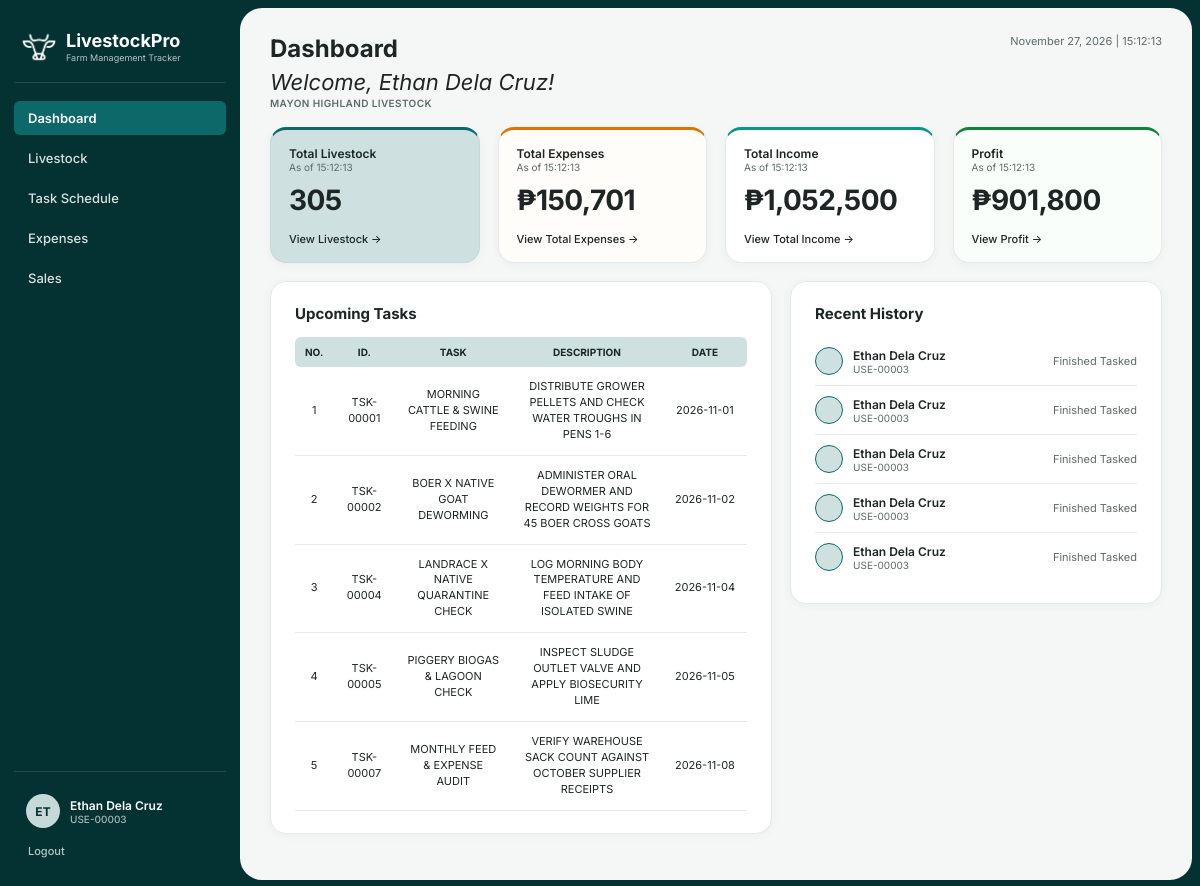
The app's page /owner_dashboard.php (signed in), older data.
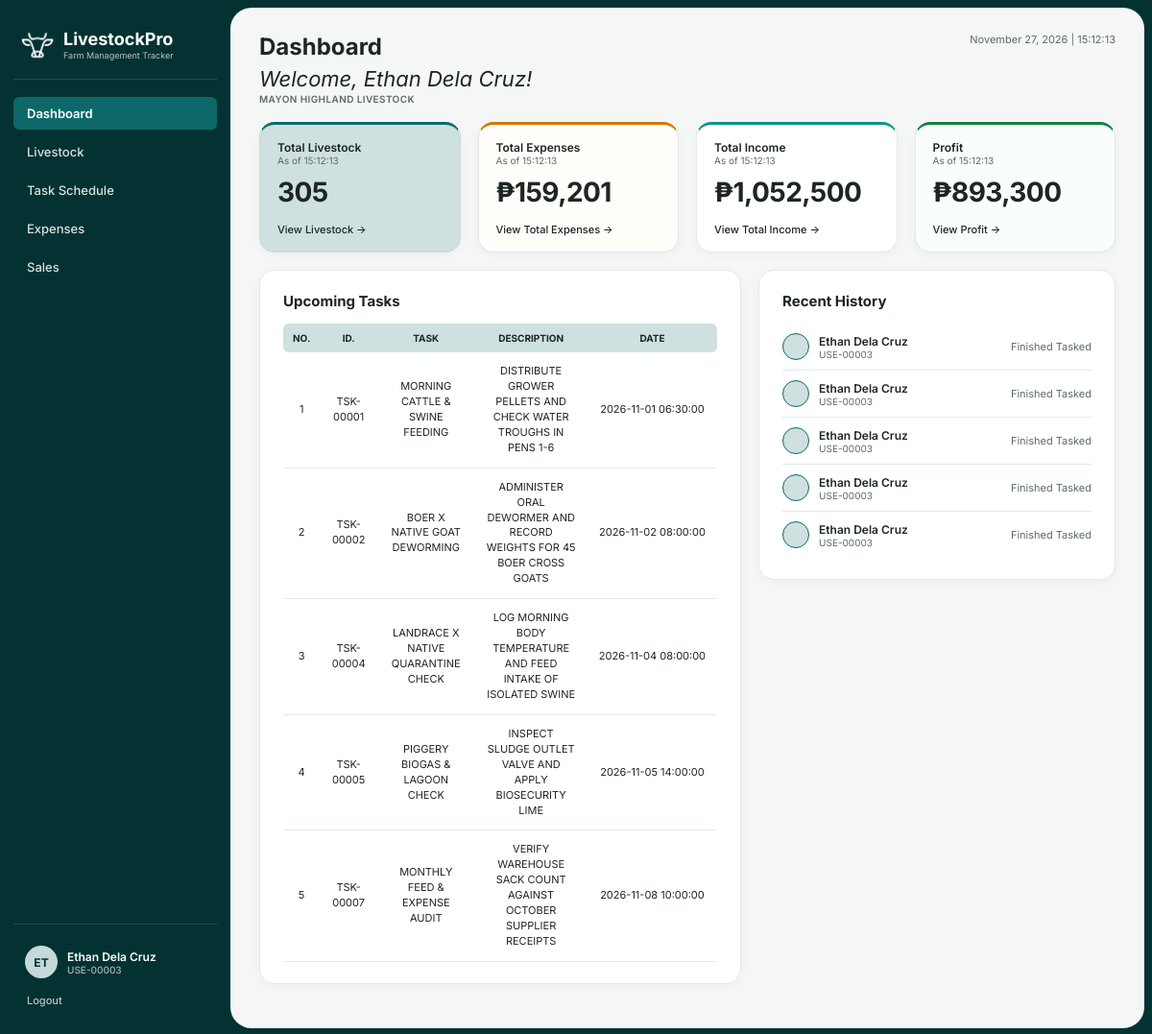
The same page, newer data.
### tables this page shows
CREATE TABLE `task_schedule` (
  `task_id` varchar(45) NOT NULL,
  `user_id` varchar(45) NOT NULL,
  `task_name` varchar(100) NOT NULL,
  `task_description` text,
  `schedule_date` datetime NOT NULL,
  `task_status` varchar(50) NOT NULL
);

### owner_dashboard.php (the view, shortened to what the changed rows need)
<?php
require_once 'includes/db_connect.php';
$full_name    = trim(($_SESSION['first_name'] ?? 'Juan') . ' ' . ($_SESSION['last_name'] ?? 'Dela Cruz'));
$user_id      = $_SESSION['user_id'];
$business_raw = trim((string)($_SESSION['business_name'] ?? ''));
$exp_stmt = $pdo->prepare("
    SELECT COALESCE(SUM(e.amount), 0)
    FROM `expenses` e
    JOIN `user` u ON e.user_id COLLATE utf8mb4_unicode_ci = u.user_id COLLATE utf8mb4_unicode_ci
    WHERE LOWER(TRIM(u.business_name)) = LOWER(TRIM(:bname))
");
$exp_stmt->execute(['bname' => $business_raw]);
$total_expenses = (float)$exp_stmt->fetchColumn();
$inc_stmt = $pdo->prepare("
    SELECT COALESCE(SUM(s.amount), 0)
    FROM `sales` s
    JOIN `livestock` l ON s.livestock_id COLLATE utf8mb4_unicode_ci = l.livestock_id COLLATE utf8mb4_unicode_ci
    JOIN `user` u ON l.user_id COLLATE utf8mb4_unicode_ci = u.user_id COLLATE utf8mb4_unicode_ci
    WHERE LOWER(TRIM(u.business_name)) = LOWER(TRIM(:bname))
");
$inc_stmt->execute(['bname' => $business_raw]);
$total_income = (float)$inc_stmt->fetchColumn();
$profit = $total_income - $total_expenses;
$tsk_stmt = $pdo->prepare("
    SELECT ts.task_id, ts.task_name, ts.task_description, ts.schedule_date
    FROM `task_schedule` ts
    JOIN `user` u ON ts.user_id COLLATE utf8mb4_unicode_ci = u.user_id COLLATE utf8mb4_unicode_ci
    WHERE LOWER(TRIM(u.business_name)) = LOWER(TRIM(:bname))
    ORDER BY ts.schedule_date ASC
    LIMIT 5
");
$tsk_stmt->execute(['bname' => $business_raw]);
$tasks = $tsk_stmt->fetchAll();
?>
<!DOCTYPE html>
<html lang="en">
<head>
  <link rel="stylesheet" href="css/style.css">
</head>
<body>
  <div class="app-shell">
    <main class="main-content">
      <div class="page-header">
        <div>
          <h1 class="page-title">Dashboard</h1>
        </div>
      </div>
      <div class="kpi-grid-4">
        <div class="kpi-card kpi-card--expenses">
          <div class="kpi-label">Total Expenses</div>
          <div class="kpi-sub">As of <?= date('H:i:s') ?></div>
          <div class="kpi-value">&#8369;<?= number_format($total_expenses, 0) ?></div>
          <a class="kpi-link" href="expenses.php">View Total Expenses &rarr;</a>
        </div>
        <div class="kpi-card kpi-card--profit">
          <div class="kpi-label">Profit</div>
          <div class="kpi-sub">As of <?= date('H:i:s') ?></div>
          <div class="kpi-value">&#8369;<?= number_format($profit, 0) ?></div>
          <a class="kpi-link" href="reports.php">View Profit &rarr;</a>
        </div>
      </div>
      <div class="split-grid">
        <div class="card">
          <table class="data-table">
            <thead>
              <tr><th>NO.</th><th>ID.</th><th>TASK</th><th>DESCRIPTION</th><th>DATE</th></tr>
            </thead>
            <tbody>
              <?php foreach ($tasks as $i => $t): ?>
                <tr>
                  <td><?= $i + 1 ?></td>
                  <td><?= htmlspecialchars($t['task_id']) ?></td>
                  <td><?= strtoupper(htmlspecialchars($t['task_name'])) ?></td>
                  <td><?= strtoupper(htmlspecialchars($t['task_description'] ?? 'SCHEDULED TASK')) ?></td>
                  <td style="white-space:nowrap;"><?= htmlspecialchars($t['schedule_date']) ?></td>
                </tr>
              <?php endforeach; ?>
            </tbody>
          </table>
        </div>
        <div class="card">
          <?php foreach ($tasks as $t): ?>
            <div class="history-row">
              <div class="history-left">
                <div class="history-dot"></div>
                <div>
                  <div style="font-size:12px;font-weight:600;"><?= htmlspecialchars($full_name) ?></div>
                  <div style="font-size:10px;color:var(--text-secondary);"><?= htmlspecialchars($user_id) ?></div>
                </div>
              </div>
              <div style="font-size:11px;color:var(--text-secondary);">Finished Tasked</div>
            </div>
          <?php endforeach; ?>
        </div>
      </div>
    </main>
  </div>
</body>
</html>

Row changes from the older to the newer data that the page shows:
changed task_schedule "TSK-00001": schedule_date "2026-11-01" → "2026-11-01 06:30:00"
changed task_schedule "TSK-00002": schedule_date "2026-11-02" → "2026-11-02 08:00:00"
changed task_schedule "TSK-00004": schedule_date "2026-11-04" → "2026-11-04 08:00:00"
changed task_schedule "TSK-00005": schedule_date "2026-11-05" → "2026-11-05 14:00:00"
changed task_schedule "TSK-00007": schedule_date "2026-11-08" → "2026-11-08 10:00:00"
Text that changed along with them:
$total_expenses: "150,701" → "159,201"
$profit: "901,800" → "893,300"
